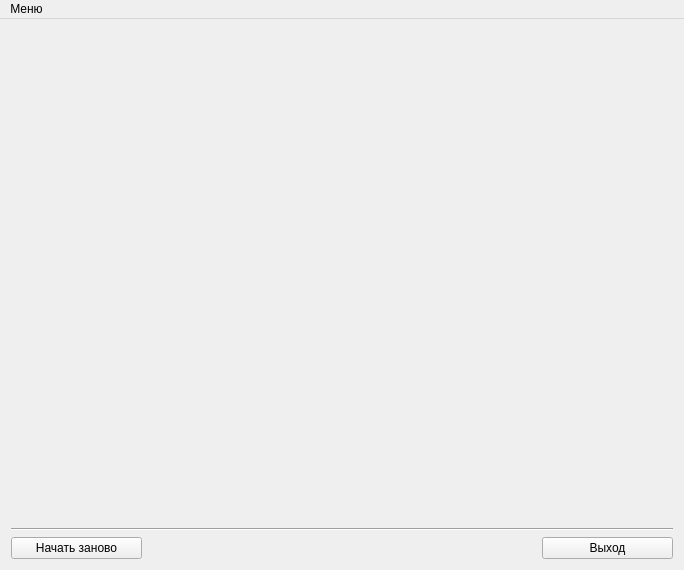
<?xml version="1.0" encoding="UTF-8"?>
<ui version="4.0">
 <class>MainWindow</class>
 <widget class="QMainWindow" name="MainWindow">
  <property name="geometry">
   <rect>
    <x>0</x>
    <y>0</y>
    <width>684</width>
    <height>570</height>
   </rect>
  </property>
  <property name="windowTitle">
   <string>Economic Linear Programming Problem</string>
  </property>
  <widget class="QWidget" name="centralWidget">
   <layout class="QVBoxLayout" name="verticalLayout_2">
    <item>
     <layout class="QVBoxLayout" name="verticalLayout">
      <item>
       <widget class="QStackedWidget" name="stackedWidget"/>
      </item>
     </layout>
    </item>
    <item>
     <widget class="Line" name="line">
      <property name="orientation">
       <enum>Qt::Horizontal</enum>
      </property>
     </widget>
    </item>
    <item>
     <layout class="QHBoxLayout" name="horizontalLayout" stretch="1,3,1">
      <item>
       <widget class="QPushButton" name="resetButton">
        <property name="text">
         <string>Начать заново</string>
        </property>
       </widget>
      </item>
      <item>
       <spacer name="horizontalSpacer">
        <property name="orientation">
         <enum>Qt::Horizontal</enum>
        </property>
        <property name="sizeHint" stdset="0">
         <size>
          <width>40</width>
          <height>20</height>
         </size>
        </property>
       </spacer>
      </item>
      <item>
       <widget class="QPushButton" name="quitButton">
        <property name="text">
         <string>Выход</string>
        </property>
       </widget>
      </item>
     </layout>
    </item>
   </layout>
  </widget>
  <widget class="QMenuBar" name="menuBar">
   <property name="geometry">
    <rect>
     <x>0</x>
     <y>0</y>
     <width>684</width>
     <height>21</height>
    </rect>
   </property>
   <widget class="QMenu" name="menu">
    <property name="title">
     <string>Меню</string>
    </property>
   </widget>
   <addaction name="menu"/>
  </widget>
  <action name="actionSd">
   <property name="text">
    <string>sd</string>
   </property>
  </action>
 </widget>
 <layoutdefault spacing="6" margin="11"/>
 <resources/>
 <connections/>
</ui>
